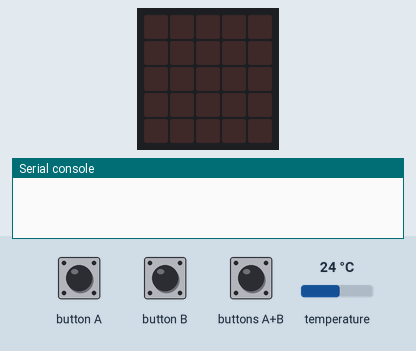
This program was run on a simulated BBC micro:bit (MakeCode). Shown: the board's 5×5 LED display, the last lines printed to the serial console. The inputs (shaded band) are chosen by the test bench; at power-on: temperature 24 °C. Data-log rows are listed on the console.

Above: at 1.2 s.
1.3 s: button A pressed for 0.15 s
At 2.4 s:
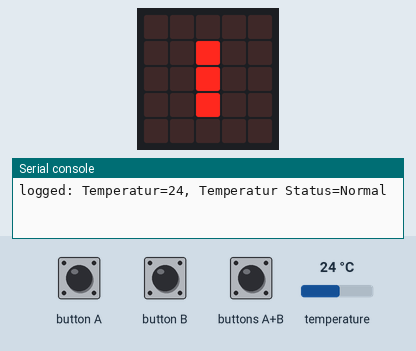
2.9 s: button B pressed for 0.15 s
At 3.25 s:
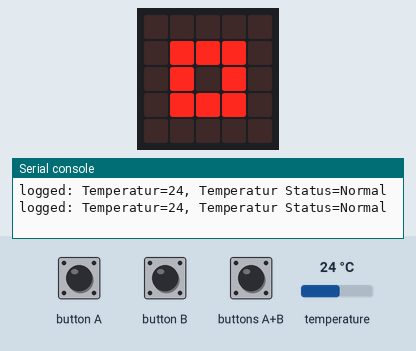
4.9 s: buttons A+B pressed for 0.15 s
At 5.25 s:
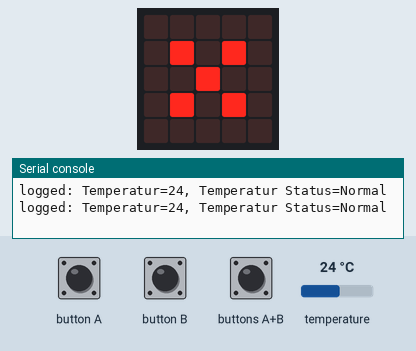
Timing chart, 0 to 7.9 s (numbered marks = the images above; inputs shaded):
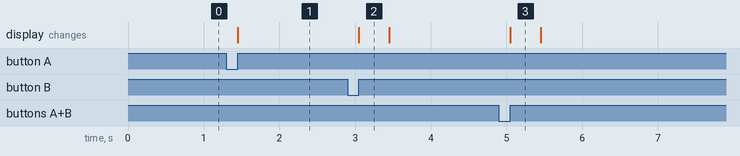

The program:

main.ts
```typescript
let datalogningStatus = 0
let temperatur = 0
let temperaturStatus = ""
input.onButtonPressed(Button.A, function () {
    datalogningStatus = 1
    basic.showLeds(`
        . . . . .
        . . # . .
        . . # . .
        . . # . .
        . . . . .
        `)
})
input.onButtonPressed(Button.AB, function () {
    datalogger.deleteLog()
    basic.showLeds(`
        . . . . .
        . # . # .
        . . # . .
        . # . # .
        . . . . .
        `)
    basic.clearScreen()
})
input.onButtonPressed(Button.B, function () {
    if (datalogningStatus == 1) {
        datalogningStatus = 0
        basic.showLeds(`
            . . . . .
            . # # # .
            . # . # .
            . # # # .
            . . . . .
            `)
        basic.clearScreen()
    }
})
loops.everyInterval(1000, function () {
    temperatur = input.temperature()
    // Vurder temperaturområde
    if (temperatur >= 19) {
        if (temperatur <= 24) {
            temperaturStatus = "Normal"
        }
    }
    if (temperatur > 24) {
        temperaturStatus = "Varm"
    }
    if (temperatur < 19) {
        temperaturStatus = "Kold"
    }
    if (datalogningStatus == 1) {
        datalogger.log(
        datalogger.createCV("Temperatur", temperatur),
        datalogger.createCV("Temperatur Status", temperaturStatus)
        )
    }
})
```

test.ts
```typescript
// test ender her, dette bliver ikke kompileret, når denne pakke bruges som en udvidelse.
```

Measured:
- after the input at 1.3 s, the display: changes after 0.15 s (image 1)
- after the input at 2.9 s, the display: changes after 0.15 s (image 2)
- after the input at 4.9 s, the display: changes after 0.15 s (image 3)
- what the display in image 2 shows lasts 0.4 s, from 3.1 s to 3.5 s
